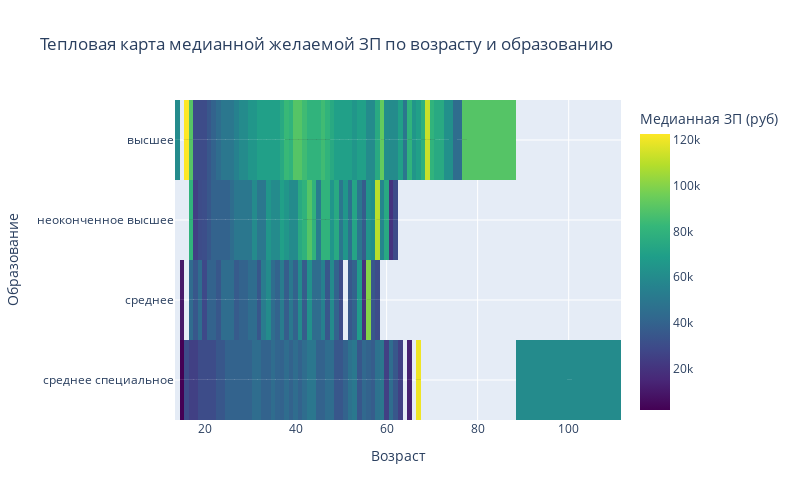

Notebook code cell kept with this figure:
### Markdown cell above
7. Постройте сводную таблицу, иллюстрирующую зависимость **медианной** желаемой заработной платы от возраста (**"Возраст"**) и образования (**"Образование"**). На полученной сводной таблице постройте **тепловую карту**. Проанализируйте тепловую карту, сравнив показатели внутри групп.

### Code cell
# Создаем сводную таблицу с медианной ЗП
pivot_table = pd.pivot_table(
    hh_to_1mln,
    values='ЗП (руб)',
    index='Образование',
    columns='Возраст',
    aggfunc='median',
    
)

# Строим тепловую карту
fig = px.imshow(
    pivot_table,
    text_auto='.0f',
    aspect='auto',
    color_continuous_scale='viridis',
    title='Тепловая карта медианной желаемой ЗП по возрасту и образованию',
    labels=dict(x='Возраст', y='Образование', color='Медианная ЗП (руб)')
)

fig.update_layout(
    height=500,
    width=800,
    xaxis_title='Возраст',
    yaxis_title='Образование'
)

fig.show()

### Figure 1 — Plotly figure (JSON) as saved in the notebook; plotly's stock layout.template omitted (floating-point values rounded to 4 significant figures; data arrays with more than 128 entries replaced by an {"elided": "..."} marker saying what was removed)
{"data": [{"coloraxis": "coloraxis", "hovertemplate": "Возраст: %{x}<br>Образование: %{y}<br>Медианная ЗП (руб): %{z}<extra></extra>", "name": "0", "texttemplate": "%{z:.0f}", "type": "heatmap", "x": [14, 15, 16, 17, 18, 19, 20, 21, 22, 23, 24, 25, 26, 27, 28, 29, 30, 31, 32, 33, 34, 35, 36, 37, 38, 39, 40, 41, 42, 43, 44, 45, 46, 47, 48, 49, 50, 51, 52, 53, 54, 55, 56, 57, 58, 59, 60, 61, 62, 63, 64, 65, 66, 67, 68, 69, 70, 71, 72, 73, 76, 77, 100], "xaxis": "x", "y": ["высшее", "неоконченное высшее", "среднее", "среднее специальное"], "yaxis": "y", "z": {"elided": "4x63 float values"}}], "layout": {"coloraxis": {"colorbar": {"title": {"text": "Медианная ЗП (руб)"}}, "colorscale": [[0, "#440154"], [0.1111, "#482878"], [0.2222, "#3e4989"], [0.3333, "#31688e"], [0.4444, "#26828e"], [0.5556, "#1f9e89"], [0.6667, "#35b779"], [0.7778, "#6ece58"], [0.8889, "#b5de2b"], [1, "#fde725"]]}, "height": 500, "title": {"text": "Тепловая карта медианной желаемой ЗП по возрасту и образованию"}, "width": 800, "xaxis": {"anchor": "y", "domain": [0, 1], "title": {"text": "Возраст"}}, "yaxis": {"anchor": "x", "autorange": "reversed", "domain": [0, 1], "title": {"text": "Образование"}}}}
